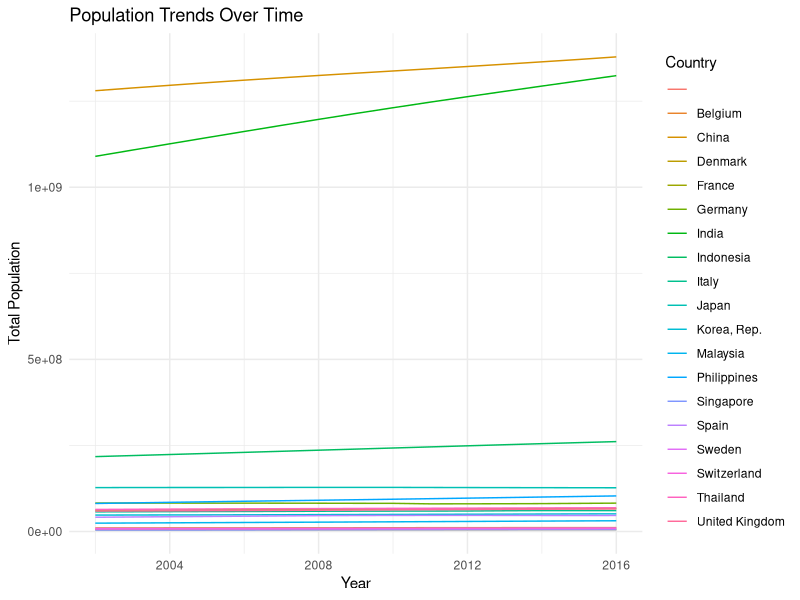
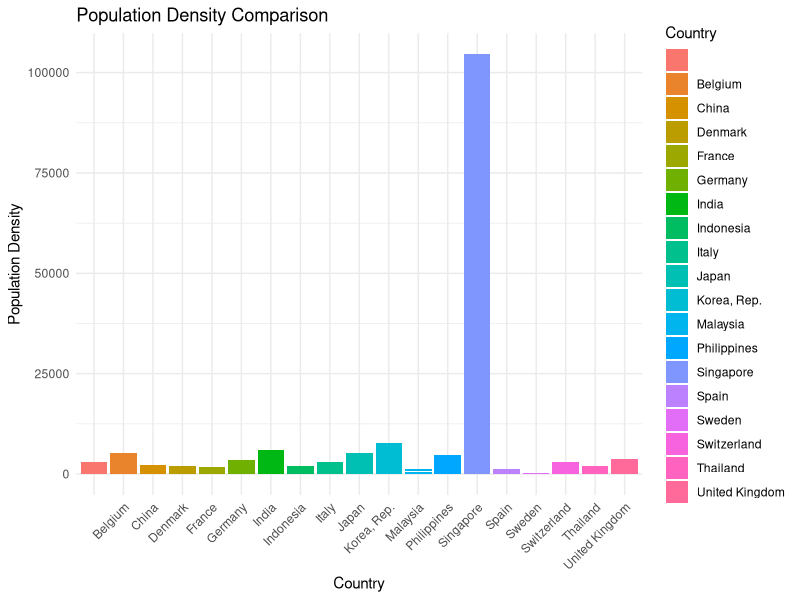
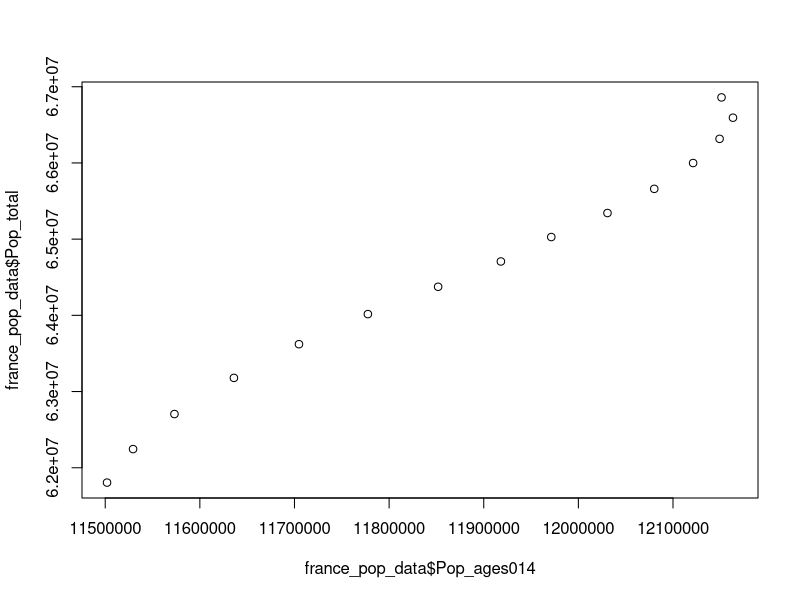
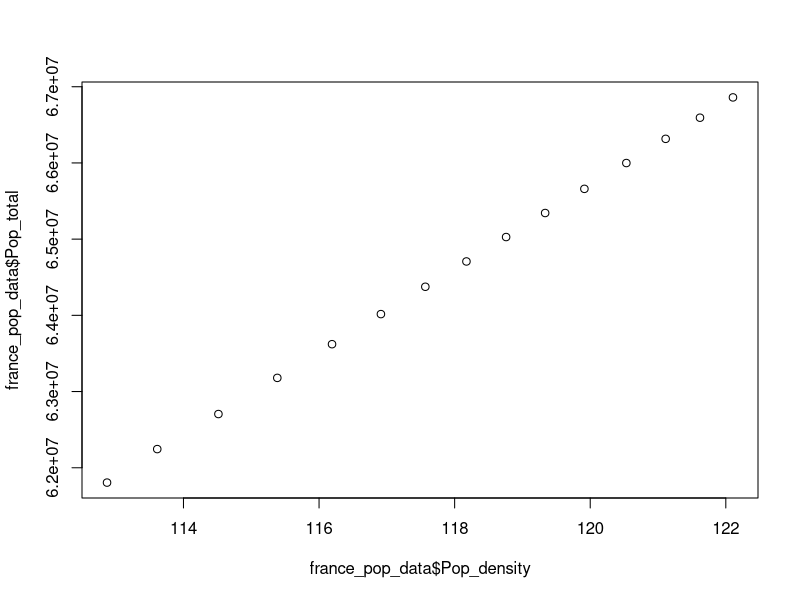
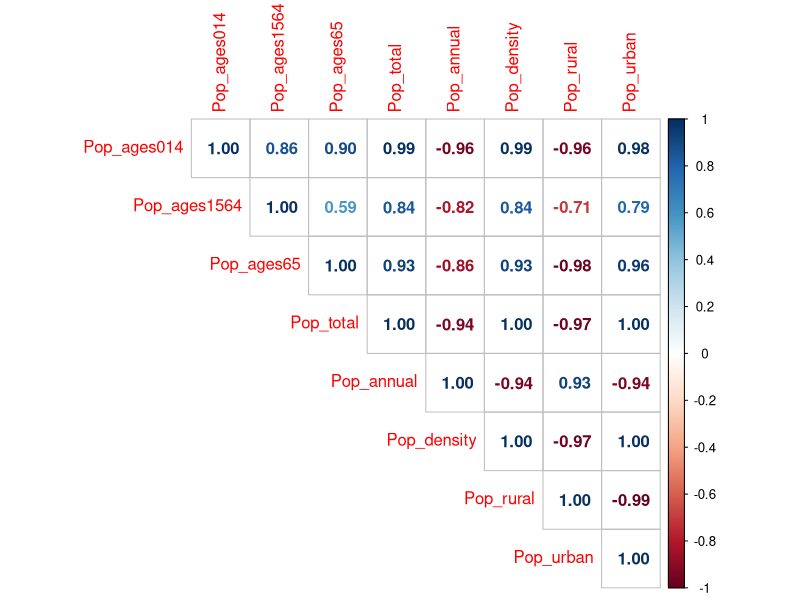
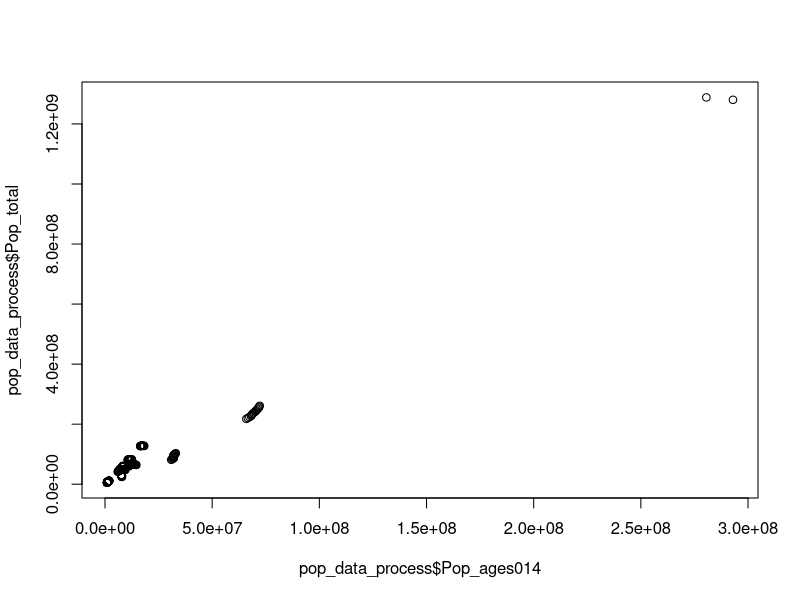
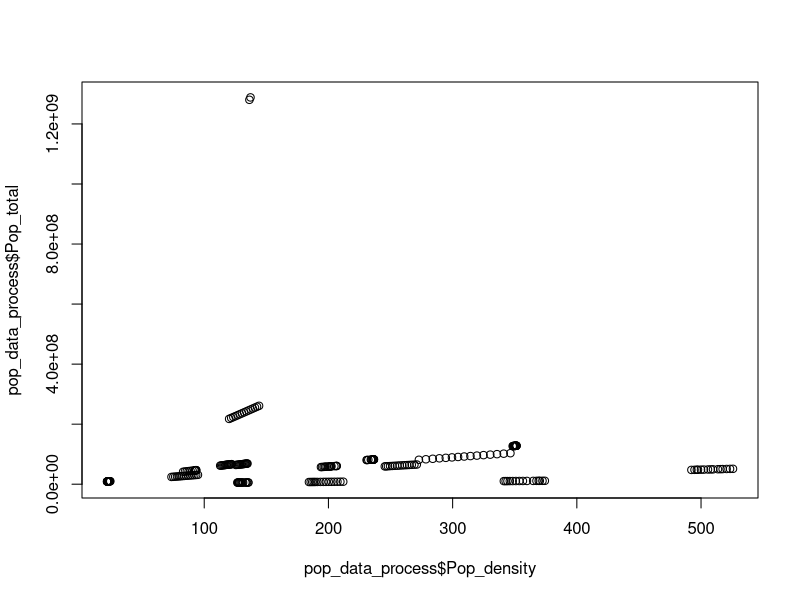
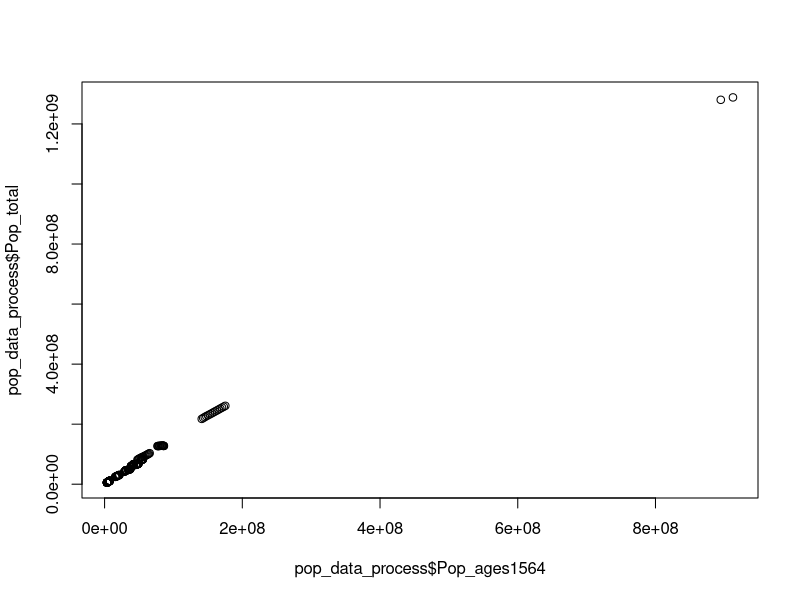

Here is the R script that generated these plots, in order:
# Task 1: Statistical Analysis

# Loading and displaying our dataset from working directory
pop_data = read.csv("bb0d7ebe-d54b-4bfa-b67a-b8317d46f804_Data.csv")

# Replacing the names of our columns
present_col_name = colnames(pop_data)

cols_for_rename = c(
  "Population.ages.0.14..total..SP.POP.0014.TO.",
  "Population.ages.15.64..total..SP.POP.1564.TO.",
  "Population.ages.65.and.above..total..SP.POP.65UP.TO.",
  "Population..total..SP.POP.TOTL.",
  "Population.growth..annual.....SP.POP.GROW.",
  "Population.density..people.per.sq..km.of.land.area...EN.POP.DNST.",
  "Rural.population..SP.RUR.TOTL.",
  "Urban.population....of.total...SP.URB.TOTL.IN.ZS."
)

new_col_name = c("Pop_ages014", "Pop_ages1564", "Pop_ages65",
                 "Pop_total", "Pop_annual", "Pop_density", 
                 "Pop_rural", "Pop_urban")
cols_for_rename_indexing = match(cols_for_rename, present_col_name)
colnames(pop_data)[cols_for_rename_indexing] = new_col_name


names(pop_data)

# The first six rows
head(pop_data)

# The last 6 rows
tail(pop_data)

# Viewing the data seperately
View(pop_data)

# Checking the data type
str(pop_data)

# Summarizing the data
summary(pop_data)

# Lets list the column names for easy identification
col_names <- names(pop_data)
print(col_names)

# Calculating the Mean, Median, Mode,Standard deviation, Skewness and Kurtosis for each indicators
# Installing and loading 'e1071' for skewness and kurtosis.
install.packages("e1071")
library(e1071)

# Creating an R function for the mode
fetch_modal = function(x) {
  unique_values = unique(x)
  unique_values[which.max(tabulate(match(x, unique_values)))]
}

# Statistical description for Population Total ages 0 - 14
mean(pop_data$Pop_ages014,na.rm = TRUE)
median(pop_data$Pop_ages014,na.rm = TRUE)
sd(pop_data$Pop_ages014,na.rm = TRUE)
var(pop_data$Pop_ages014,na.rm = TRUE)
length(pop_data$Pop_ages014)
range(pop_data$Pop_ages014,na.rm = TRUE)
skewness(pop_data$Pop_ages014, na.rm = TRUE)
kurtosis(pop_data$Pop_ages014,na.rm = TRUE)
fetch_modal(pop_data$Pop_ages014) # Calculating mode

# Statistical description for Population Total ages 15 - 64
mean(pop_data$Pop_ages1564,na.rm = TRUE)
median(pop_data$Pop_ages1564,na.rm = TRUE)
sd(pop_data$Pop_ages1564,na.rm = TRUE)
var(pop_data$Pop_ages1564,na.rm = TRUE)
length(pop_data$Pop_ages1564)
range(pop_data$Pop_ages1564,na.rm = TRUE)
skewness(pop_data$Pop_ages1564, na.rm = TRUE)
kurtosis(pop_data$Pop_ages1564,na.rm = TRUE)
fetch_modal(pop_data$Pop_ages1564) # Calculating mode

# Statistical description for Population Total ages 65 and above
mean(pop_data$Pop_ages65,na.rm = TRUE)
median(pop_data$Pop_ages65,na.rm = TRUE)
sd(pop_data$Pop_ages65,na.rm = TRUE)
var(pop_data$Pop_ages65,na.rm = TRUE)
length(pop_data$Pop_ages65)
range(pop_data$Pop_ages65,na.rm = TRUE)
skewness(pop_data$Pop_ages65, na.rm = TRUE)
kurtosis(pop_data$Pop_ages65,na.rm = TRUE)
fetch_modal(pop_data$Pop_ages65) # Calculating mode

# Statistical description for Population Total
mean(pop_data$Pop_total,na.rm = TRUE)
median(pop_data$Pop_total,na.rm = TRUE)
sd(pop_data$Pop_total,na.rm = TRUE)
var(pop_data$Pop_total,na.rm = TRUE)
length(pop_data$Pop_total)
range(pop_data$Pop_total,na.rm = TRUE)
skewness(pop_data$Pop_total, na.rm = TRUE)
kurtosis(pop_data$Pop_total,na.rm = TRUE)
fetch_modal(pop_data$Pop_total) # Calculating mode

# Statistical description for Population Growth Annual %
mean(pop_data$Pop_annual,na.rm = TRUE)
median(pop_data$Pop_annual,na.rm = TRUE)
sd(pop_data$Pop_annual,na.rm = TRUE)
var(pop_data$Pop_annual,na.rm = TRUE)
length(pop_data$Pop_annual)
range(pop_data$Pop_annual,na.rm = TRUE)
skewness(pop_data$Pop_annual, na.rm = TRUE)
kurtosis(pop_data$Pop_annual,na.rm = TRUE)
fetch_modal(pop_data$Pop_annual) # Calculating mode

# Statistical description for Population Density (People per sq Km of land area)
mean(pop_data$Pop_density,na.rm = TRUE)
median(pop_data$Pop_density,na.rm = TRUE)
sd(pop_data$Pop_density,na.rm = TRUE)
var(pop_data$Pop_density,na.rm = TRUE)
length(pop_data$Pop_density)
range(pop_data$Pop_density,na.rm = TRUE)
skewness(pop_data$Pop_density, na.rm = TRUE)
kurtosis(pop_data$Pop_density,na.rm = TRUE)
fetch_modal(pop_data$Pop_density) # Calculating mode

# Statistical description for Rural Population
mean(pop_data$Pop_rural, na.rm = TRUE)
median(pop_data$Pop_rural,na.rm = TRUE)
sd(pop_data$Pop_rural,na.rm = TRUE)
var(pop_data$Pop_rural,na.rm = TRUE)
length(pop_data$Pop_rural)
range(pop_data$Pop_rural,na.rm = TRUE)
skewness(pop_data$Pop_rural, na.rm = TRUE)
kurtosis(pop_data$Pop_rural,na.rm = TRUE)
fetch_modal(pop_data$Pop_rural) # Calculating mode

# Statistical description for Urban Population
mean(pop_data$Pop_urban,na.rm = TRUE)
median(pop_data$Pop_urban,na.rm = TRUE)
sd(pop_data$Pop_urban,na.rm = TRUE)
var(pop_data$Pop_urban,na.rm = TRUE)
length(pop_data$Pop_urban)
range(pop_data$Pop_urban,na.rm = TRUE)
skewness(pop_data$Pop_urban, na.rm = TRUE)
kurtosis(pop_data$Pop_urban,na.rm = TRUE)
fetch_modal(pop_data$Pop_urban) # Calculating mode

# Handling missing values
# Knowing the number of missing values in each column
missing_num = colSums(is.na(pop_data))
missing_num

# Installing and Loading the 'dplyr' and 'purrr' package
install.packages("dplyr")
library(dplyr)
library(purrr)

# Replacing the missing values with the mean of each numerical columns
pop_data = pop_data %>%
  mutate(across(where(is.numeric), ~ifelse(is.na(.), mean(., na.rm = TRUE), .)))

# Confirming if the missing values has been handled
missing_num = colSums(is.na(pop_data))
missing_num

summary(pop_data)

# Interesting fact about the dataset
library(ggplot2)

# Population trends over time
pop_data$Time = as.numeric(pop_data$Time) # Converting time to numeric

ggplot(pop_data, aes(x = Time, y = Pop_total, color = Country.Name)) +
  geom_line() +
  labs(title = "Population Trends Over Time",
       x = "Year",
       y = "Total Population",
       color = "Country") +
  theme_minimal()

# Population density
ggplot(pop_data, aes(x = Country.Name, y = Pop_density, fill = Country.Name)) +
  geom_bar(stat = "identity") +
  labs(title = "Population Density Comparison",
       x = "Country",
       y = "Population Density",
       fill = "Country") +
  theme_minimal() +
  theme(axis.text.x = element_text(angle = 45, hjust = 1))

#Detecting and removing outliers
# First of all, we will be creating an IQR function for removal
zscore_filter = function(col, threshold = 3) {
  zscore = scale(col)
  filtered_col = col
  filtered_col[abs(zscore) > threshold] = NA
  return(filtered_col)
}

# Now, we will be removing the outliers with the above function
pop_data_process = pop_data
numeric_col = names(pop_data_process)[sapply(pop_data_process, is.numeric)]
pop_data_process[numeric_col] <- lapply(pop_data_process[numeric_col], zscore_filter)

# Removing NA
pop_data_process = na.omit(pop_data_process)

# Dataset without outlier
summary(pop_data_process)

# Correlation Analysis
# Installing the packages for corr
install.packages("corrplot")
library(corrplot)

# Lets filter a country for our correlation analysis
france_pop_data =  filter(pop_data_process, Country.Name == "France")

plot(france_pop_data$Pop_ages014, france_pop_data$Pop_total)
plot(france_pop_data$Pop_density, france_pop_data$Pop_total)

cor(france_pop_data$Pop_ages014, france_pop_data$Pop_total)
cor(france_pop_data$Pop_density, france_pop_data$Pop_total)

continuous_cols_france = france_pop_data %>% select(Pop_ages014, Pop_ages1564, Pop_ages65, Pop_total, Pop_annual, Pop_density, Pop_rural, Pop_urban)
head(continuous_cols_france, 5)

round(cor(continuous_cols_france), digits = 2)
corrplot(cor(continuous_cols_france), method = "number", type = "upper")

# Lets do a correlation analysis for the entire data

plot(pop_data_process$Pop_ages014, pop_data_process$Pop_total)
plot(pop_data_process$Pop_density, pop_data_process$Pop_total)

cor(pop_data_process$Pop_ages014, pop_data_process$Pop_total)
cor(pop_data_process$Pop_density, pop_data_process$Pop_total)

plot(pop_data_process$Pop_ages1564, pop_data_process$Pop_total)
plot(pop_data_process$Pop_rural, pop_data_process$Pop_total)

cor(pop_data_process$Pop_ages1564, pop_data_process$Pop_total)
cor(pop_data_process$Pop_rural, pop_data_process$Pop_total)

plot(pop_data_process$Pop_ages65, pop_data_process$Pop_total)
plot(pop_data_process$Pop_urban, pop_data_process$Pop_total)

cor(pop_data_process$Pop_ages65, pop_data_process$Pop_total)
cor(pop_data_process$Pop_urban, pop_data_process$Pop_total)

continuous_cols = pop_data_process %>% select(Pop_ages014, Pop_ages1564, Pop_ages65, Pop_total, Pop_annual, Pop_density, Pop_rural, Pop_urban)
head(continuous_cols, 5)

round(cor(continuous_cols), digits = 2)
corrplot(cor(continuous_cols), method = "number", type = "upper")

# Hypothesis Testing
# Lets test for normality via visualization
# Installing the neccessary package
install.packages("tidyverse")
install.packages("ggplot2")

library(ggplot2)
library(tidyverse)

qqplot_func = function(col_name) {
  qq_plot = ggplot(pop_data_process, aes(sample = pop_data_process[[col_name]])) +
    stat_qq() +
    stat_qq_line() +
    ggtitle(paste("Q-Q Plot ", col_name))
  
  print(qq_plot)
}

for (x in names(pop_data_process)) {
  qqplot_func(x)
}

# Testing for hypothesis
# First Hypothesis
# Null Hypothesis (H0): There is no significant difference in the mean population growth from age 0-14 in Europe and Asia compared to the mean total population.
# Alternative Hypothesis (H1): There is a significant difference in the mean population growth from age 0-14 in Europe and Asia compared to the mean total population.
# H0: μPop_ages014 = μPop_total
# H1: μPop_ages014 != μPop_total

wilcox.test(pop_data_process$Pop_ages014, pop_data_process$Pop_total)

# Second Hypothesis
# Null Hypothesis (H0): There is no significant difference in the standard deviation of rural population growth in Europe and Asia compared to the standard deviation of total population growth.
# Alternative Hypothesis (H1): There is a significant difference in the standard deviation of rural population growth compared to the standard deviation of total population growth.
# H0: σPop_rural = σPop_total
# H1: σPop_rural != σPop_total

fligner.test(pop_data_process$Pop_rural, pop_data_process$Pop_total)

# Third Hypothesis
# Null Hypothesis (H0): There is no significant difference in the mean population growth from age 15-64 in Europe and Asia compared to the mean total population.
# Alternative Hypothesis (H1): There is a significant difference in the mean population growth from age 15-64 in Europe and Asia compared to the mean total population.
# H0: μPop_ages1564 = μPop_total
# H1: μPop_ages1564 != μPop_total

wilcox.test(pop_data_process$Pop_ages1564, pop_data_process$Pop_total)

# Regression Analysis for the entire dataset
# First of all, lets extract the numerical variable from the entire dataset

pop_data_reduced = pop_data_process[ ,c("Pop_ages014",
                                        "Pop_ages1564",
                                        "Pop_ages65",
                                        "Pop_total",
                                        "Pop_annual",
                                        "Pop_density",
                                        "Pop_rural",
                                        "Pop_urban")]
cor(pop_data_reduced)
corrplot(cor(pop_data_reduced))

# SLR of Population growth from 15-64 to the total population
# X = Pop_ages1564
# Y = Pop_total

first_model = lm(Pop_total ~ Pop_ages1564, pop_data_reduced)
summary.lm(first_model)

# Fitting the regression line on the scatter plot
plot(Pop_total ~ Pop_ages1564,
     pop_data_reduced,
     col = "blue",
     main = "Total Population & Population ages from 15-64",
     xlab = "Total Population", ylab = "Population ages from 15-64")

abline(first_model, col="black")

plot(first_model, 1)
plot(first_model, 2)
plot(first_model, 3)

# MLR of the highly correlated variables to the total population
# Installing the neccessary package
install.packages("car")
library(car)

# X1 = Pop_ages1564
# X2 = Pop_ages014
# X3 = Pop_rural
# X4 = Pop_ages65
# Y = Pop_total

second_model = lm(Pop_total ~ Pop_ages1564 + Pop_ages014 + Pop_rural + Pop_ages65 , pop_data_reduced)
summary.lm(second_model)

third_model = lm(Pop_total ~ Pop_ages1564 + Pop_ages014 + Pop_rural, pop_data_reduced)
summary.lm(third_model)

fourth_model = lm(Pop_total ~ Pop_ages1564 + Pop_ages014, pop_data_reduced)
summary.lm(fourth_model)

colnames(pop_data_reduced)
pairs(pop_data_reduced[,c(4,2,1,7,3)], lower.panel = NULL, pch = 19,cex = 0.2)

vif(fourth_model)

# Regression Analysis for France

france_data_reduced = france_pop_data[ ,c("Pop_ages014",
                                        "Pop_ages1564",
                                        "Pop_ages65",
                                        "Pop_total",
                                        "Pop_annual",
                                        "Pop_density",
                                        "Pop_rural",
                                        "Pop_urban")]
cor(france_data_reduced)
corrplot(cor(france_data_reduced))

# Pop_density, Pop_urban, Pop_ages014, Pop_ages65 are the most correlated to Total Population

# SLR of Population density to the total population in France
# X = Pop_density
# Y = Pop_total

first_model = lm(Pop_total ~ Pop_density, france_data_reduced)
summary.lm(first_model)

# Fitting the regression line on the scatter plot
plot(Pop_total ~ Pop_density,
     pop_data_reduced,
     col = "blue",
     main = "Total Population & Population Density",
     xlab = "Total Population", ylab = "Population Density")

abline(first_model, col="black")

plot(first_model, 1)
plot(first_model, 2)
plot(first_model, 3)

# MLR of the highly correlated variables to the total population
# Installing the neccessary package
install.packages("car")
library(car)

# X1 = Pop_density
# X2 = Pop_urban
# X3 = Pop_ages014
# X4 = Pop_ages65
# Y = Pop_total

second_model_france = lm(Pop_total ~ Pop_density + Pop_urban + Pop_ages014 + Pop_ages65 , france_data_reduced)
summary.lm(second_model_france)

third_model_france = lm(Pop_total ~ Pop_density + Pop_urban + Pop_ages014, france_data_reduced)
summary.lm(third_model_france)

fourth_model_france = lm(Pop_total ~ Pop_ages65 + Pop_ages014, france_data_reduced)
summary.lm(fourth_model_france)

colnames(france_data_reduced)
pairs(france_data_reduced[,c(4,6,8,1,3)], lower.panel = NULL, pch = 19,cex = 0.2)

vif(fourth_model_france)


# Time Series Analysis
# Installing the packages
install.packages("TTR")
install.packages("forecast")

library(TTR)
library(forecast)

View(pop_data_process)
uk_data_frame =  filter(pop_data_process, Country.Name == "United Kingdom")


ts_uk_col = uk_data_frame$Pop_annual
ts_uk_col

# Confirming the frequency spread of the time series in UNIT 
ts_uk_data = ts(ts_uk_col, frequency = 1, start = c(2002, 1))
ts_uk_data

#Lets plot our Time Series
plot.ts(ts_uk_data)

# Decomposing
# plot.ts(decompose(ts_uk_data))

# Smoothing
ts_uk_data_sma3 = SMA(ts_uk_data, n=3)
plot.ts(ts_uk_data_sma3)

# My time series has trend but no seasonality
ts_uk_data_forecasts = HoltWinters(ts_uk_data, gamma=FALSE)
ts_uk_data_forecasts

# Sum of squared error
ts_uk_data_forecasts$SSE

plot(ts_uk_data_forecasts)

HoltWinters(ts_uk_data, gamma=FALSE, l.start=0.4233371, b.start=0.042304)

ts_uk_data_forecasts2 = forecast(ts_uk_data_forecasts, h = 8)
plot(ts_uk_data_forecasts2)
ts_uk_data_forecasts2

# Correlation between the lags
acf(ts_uk_data_forecasts2$residuals, lag.max=20, na.action = na.pass)
Box.test(na.omit(ts_uk_data_forecasts2$residuals), lag=10, type="Ljung-Box")

plotForecastErrors = function(forecasterrors) {
  # make a histogram of the forecast errors: 
  mybinsize <- IQR(forecasterrors)/4
  mysd <- sd(forecasterrors) 
  mymin <- min(forecasterrors) - mysd*5 
  mymax <- max(forecasterrors) + mysd*3
  # generate normally distributed data with mean 0 and standard deviation mysd 
  mynorm <- rnorm(10000, mean=0, sd=mysd)
  mymin2 <- min(mynorm)
  mymax2 <- max(mynorm)
  if (mymin2 < mymin) { mymin <- mymin2 } 
  if (mymax2 > mymax) { mymax <- mymax2 }
  # make a red histogram of the forecast errors, with the normally distributed data overlaid:
  mybins <- seq(mymin, mymax, mybinsize)
  hist(forecasterrors, col="red", freq=FALSE, breaks=mybins)
  # freq=FALSE ensures the area under the histogram = 1
  # generate normally distributed data with mean 0 and standard deviation mysd 
  myhist <- hist(mynorm, plot=FALSE, breaks=mybins)
  # plot the normal curve as a blue line on top of the histogram of forecast errors:
  points(myhist$mids, myhist$density, type="l", col="blue", lwd=2) }

plot.ts(ts_uk_data_forecasts2$residuals) # make time series plot

plotForecastErrors(na.omit(ts_uk_data_forecasts2$residuals)) # make a histogram

# Arima
plot(ts_uk_data)
ts_uk_data_seriesdiff1 = diff(ts_uk_data, differences=1)
plot.ts(ts_uk_data_seriesdiff1)

ts_uk_data_seriesdiff2 = diff(ts_uk_data, differences=2)
plot.ts(ts_uk_data_seriesdiff2)

# Plotting to know the p and q
acf(ts_uk_data_seriesdiff1, lag.max=20)
acf(ts_uk_data_seriesdiff1, lag.max=20, plot=FALSE)

pacf(ts_uk_data_seriesdiff1, lag.max=20)
pacf(ts_uk_data_seriesdiff1, lag.max=20, plot=FALSE)

uk_arima = arima(ts_uk_data, order=c(0,1,0))
uk_arima

uk_ar_forecasts_ = forecast(uk_arima, h=8)
plot(uk_ar_forecasts_)
uk_ar_forecasts_

acf(uk_ar_forecasts_$residuals, lag.max=20)
Box.test(uk_ar_forecasts_$residuals, lag=10, type="Ljung-Box")

plot.ts(uk_ar_forecasts_$residuals) # time plot forecast error 
plotForecastErrors(uk_ar_forecasts_$residuals)

